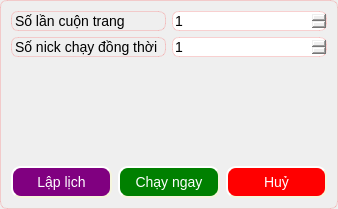
<?xml version="1.0" encoding="UTF-8"?>
<ui version="4.0">
 <class>DialogScanPost</class>
 <widget class="QDialog" name="DialogScanPost">
  <property name="geometry">
   <rect>
    <x>0</x>
    <y>0</y>
    <width>338</width>
    <height>209</height>
   </rect>
  </property>
  <property name="windowTitle">
   <string>Scan Posted History</string>
  </property>
  <property name="windowIcon">
   <iconset resource="../../../icon.qrc">
    <normaloff>:/icon/views/icon/search-3-48.ico</normaloff>:/icon/views/icon/search-3-48.ico</iconset>
  </property>
  <property name="styleSheet">
   <string notr="true">border: 1px solid rgba(255,1,1,40);
border-radius: 7px;
font: 14px;
border-bottom-right-radius: 7px; 
border-bottom-left-radius: 7px; </string>
  </property>
  <layout class="QVBoxLayout" name="verticalLayout">
   <item>
    <layout class="QHBoxLayout" name="horizontalLayout_2">
     <item>
      <widget class="QLabel" name="label">
       <property name="text">
        <string>Số lần cuộn trang</string>
       </property>
      </widget>
     </item>
     <item>
      <widget class="QSpinBox" name="scrolls">
       <property name="minimum">
        <number>1</number>
       </property>
       <property name="maximum">
        <number>999</number>
       </property>
       <property name="value">
        <number>1</number>
       </property>
      </widget>
     </item>
    </layout>
   </item>
   <item>
    <layout class="QHBoxLayout" name="horizontalLayout_3">
     <item>
      <widget class="QLabel" name="sync_nicks">
       <property name="text">
        <string>Số nick chạy đồng thời</string>
       </property>
      </widget>
     </item>
     <item>
      <widget class="QSpinBox" name="syncs">
       <property name="minimum">
        <number>1</number>
       </property>
       <property name="value">
        <number>1</number>
       </property>
      </widget>
     </item>
    </layout>
   </item>
   <item>
    <spacer name="verticalSpacer">
     <property name="orientation">
      <enum>Qt::Vertical</enum>
     </property>
     <property name="sizeHint" stdset="0">
      <size>
       <width>20</width>
       <height>83</height>
      </size>
     </property>
    </spacer>
   </item>
   <item>
    <layout class="QHBoxLayout" name="horizontalLayout">
     <item>
      <widget class="QPushButton" name="btn_schedule">
       <property name="styleSheet">
        <string notr="true">    background-color: purple;
    border-style: outset;
    border-width: 2px;
    border-radius: 10px;
    border-color: beige;
    padding: 6px;
	color: white</string>
       </property>
       <property name="text">
        <string>Lập lịch</string>
       </property>
      </widget>
     </item>
     <item>
      <widget class="QPushButton" name="btn_runnow">
       <property name="styleSheet">
        <string notr="true">    background-color: green;
    border-style: outset;
    border-width: 2px;
    border-radius: 10px;
    border-color: beige;
    padding: 6px;
	color: white</string>
       </property>
       <property name="text">
        <string>Chạy ngay</string>
       </property>
      </widget>
     </item>
     <item>
      <widget class="QPushButton" name="btn_cancel">
       <property name="styleSheet">
        <string notr="true">    background-color: red;
    border-style: outset;
    border-width: 2px;
    border-radius: 10px;
    border-color: beige;
    padding: 6px;
	color: white</string>
       </property>
       <property name="text">
        <string>Huỷ</string>
       </property>
      </widget>
     </item>
    </layout>
   </item>
  </layout>
 </widget>
 <resources>
  <include location="../../../icon.qrc"/>
 </resources>
 <connections/>
</ui>
